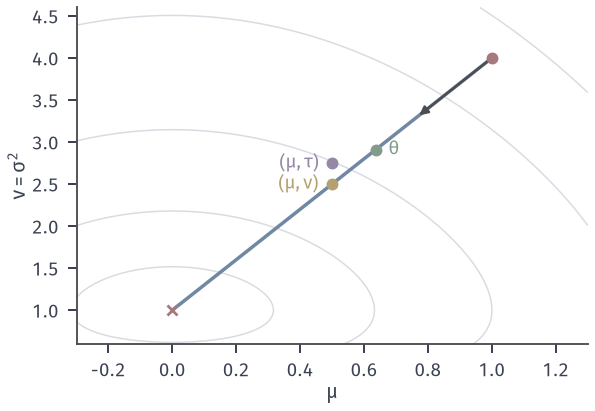

Generate this figure with Python:
"""One finite natural-gradient step, alpha=1/8, from N(1,4) toward Pi=N(0,1), L=D_KL(Q||Pi), drawn in the (mu,v) plane.
Blue: natural-gradient flow theta(t)=theta_Pi+e^{-t}(theta_0-theta_Pi) (same curve in every coordinate). Steps in coordinates
(mu,v) -> (0.5,2.5); natural (theta1,theta2) -> (0.636,2.909); (mu,ln v) -> (0.5,2.749). Gray arrow: common tangent direction -(4,12)."""
from pathlib import Path
import sys
HERE = Path(__file__).resolve().parent
sys.path.insert(0, str(HERE.parent/"igeo-common"))
from common import *

fig, ax = figure(width_mm=84, height_mm=58)
M, V = np.meshgrid(np.linspace(-0.3, 1.3, 200), np.linspace(0.6, 4.6, 200))
ax.contour(M, V, L_mv(M, V), levels=[0.05, 0.2, 0.5, 1.0, 1.5], colors=[GRID], linewidths=0.6)
t0 = nat_from_mv(1.0, 4.0); ts = np.linspace(0, 6, 300)
flow = np.array([mv_from_nat(THETA_PI+np.exp(-s)*(t0-THETA_PI)) for s in ts])
ax.plot(flow[:, 0], flow[:, 1], color=BLUE, lw=1.4)
a = 1/8
p_mv = (1-a*4, 4-a*12)
p_nat = mv_from_nat(t0-a*(t0-THETA_PI))
p_log = (1-a*4, 4*np.exp(-a*3))
ax.annotate('', xy=(1-0.06*4, 4-0.06*12), xytext=(1, 4), arrowprops=dict(arrowstyle='-|>', color=STROKE, lw=1.0, mutation_scale=7))
for (m_, v_), col, lab, off in ((p_mv, YELLOW, r'$(\mu,v)$', (-0.04, 0.0)), (p_nat, GREEN, r'$\theta$', (0.04, 0.0)), (p_log, PURPLE, r'$(\mu,\tau)$', (-0.04, 0.0))):
    ax.scatter([m_], [v_], s=16, color=col, zorder=6)
    ax.text(m_+off[0], v_+off[1], lab, color=col, ha='right' if off[0] < 0 else 'left', va='center', fontsize=7.5)
ax.scatter([1], [4], s=16, color=RED, zorder=6); ax.scatter([0], [1], s=16, color=RED, marker='x', zorder=6)
ax.set_xlim(-0.3, 1.3); ax.set_ylim(0.6, 4.6); ax.set_xlabel(r'$\mu$', labelpad=1); ax.set_ylabel(r'$v=\sigma^{2}$', labelpad=1)
save(fig, HERE, 'figure', {'mv': list(map(float, p_mv)), 'nat': list(map(float, p_nat)), 'log': list(map(float, p_log)),
                            'L': [float(L_mv(*p)) for p in (p_mv, p_nat, p_log)]})
